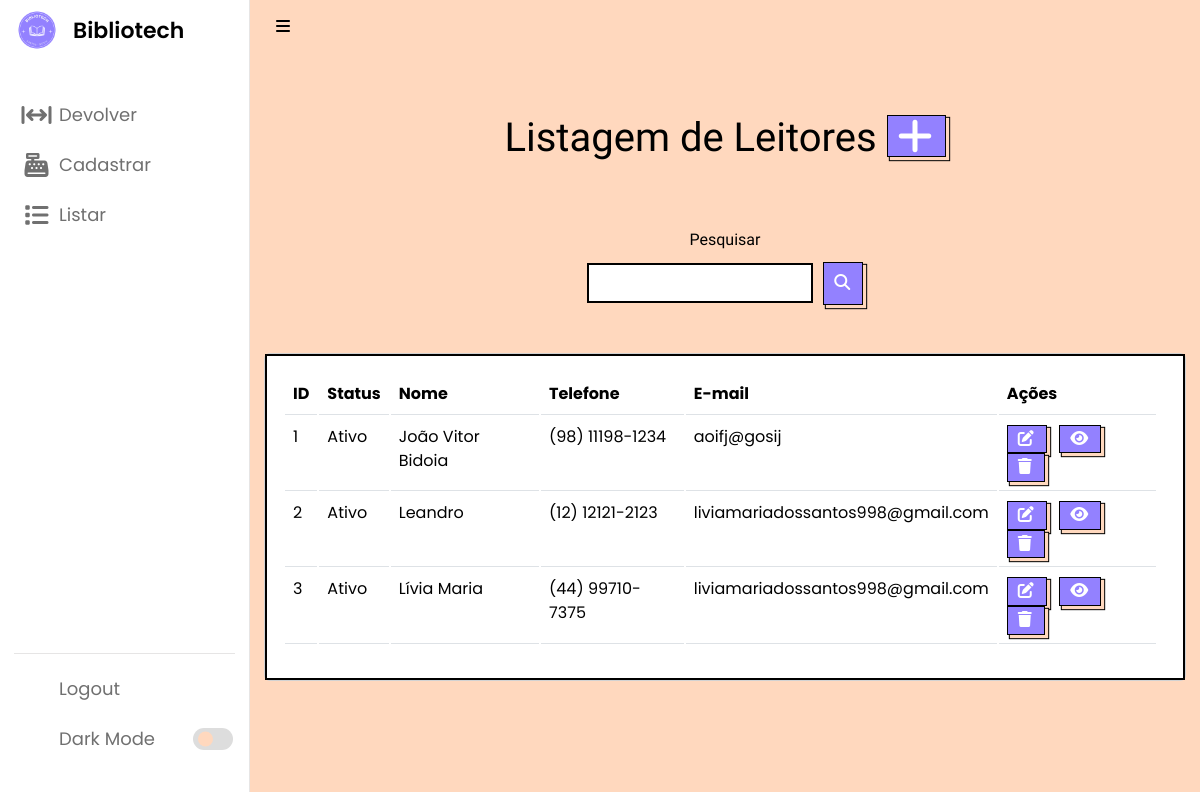
The page /listarLeitor.php (signed in) on the database as committed earlier.
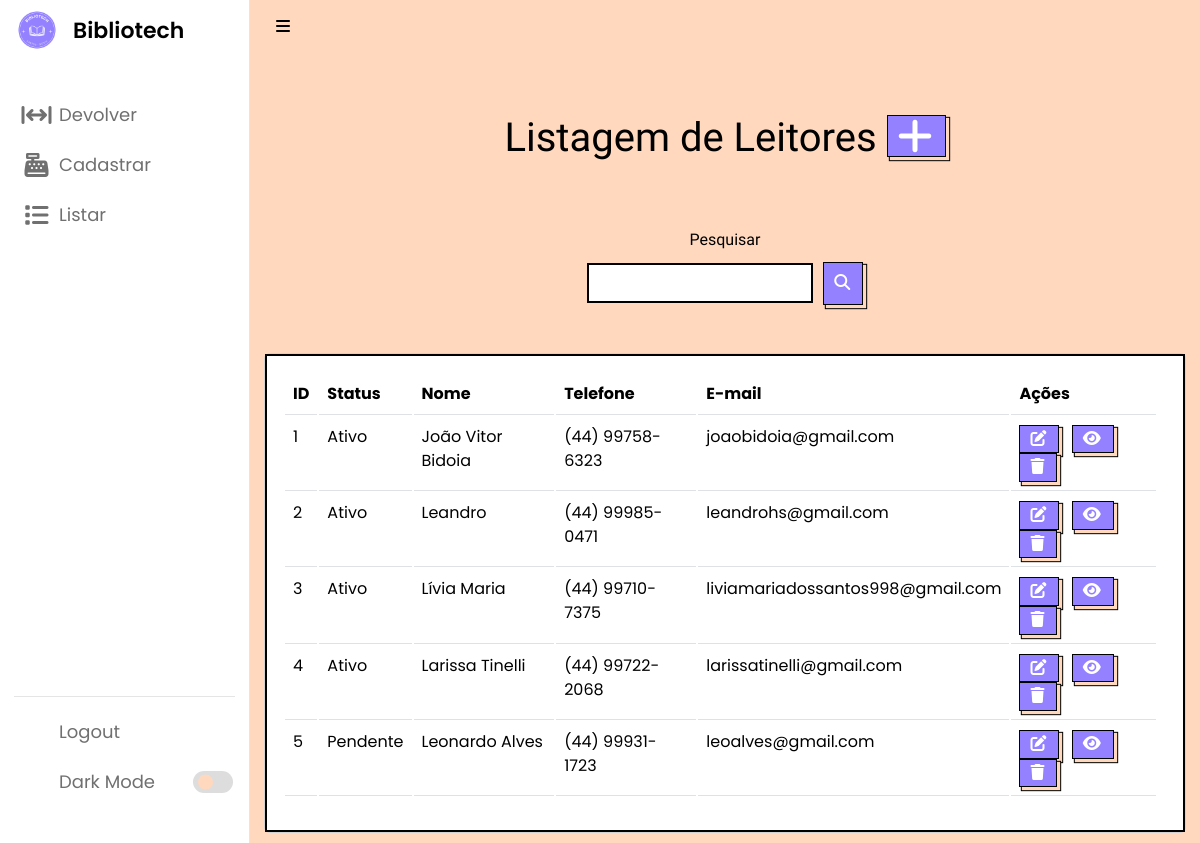
The same page on the database as committed later.
### tables this page shows
CREATE TABLE `leitor` (
  `id` int(11) NOT NULL,
  `status` varchar(45) NOT NULL,
  `nome` varchar(100) NOT NULL,
  `telefone` varchar(15) NOT NULL,
  `endereco` varchar(100) NOT NULL,
  `dn` date NOT NULL,
  `cpf` varchar(14) NOT NULL,
  `email` varchar(100) NOT NULL,
  `senha` varchar(255) NOT NULL,
  `nomeResp` varchar(100) DEFAULT NULL,
  `cpfResp` varchar(14) DEFAULT NULL,
  `telResp` varchar(45) DEFAULT NULL
);

### listarLeitor.php (the view, shortened to what this page needs)
<?php
require_once("conexao.php");
$V_WHERE = "";
$sql = "select * from leitor
where 1 = 1" . $V_WHERE;
$resultado = mysqli_query($conexao, $sql);
?>
<!DOCTYPE html>
<html lang="pt-br">
<head>
    <link rel="stylesheet" href="css/style.css">
    <link rel="stylesheet" href="css/cadastrar.css">
    <link rel="stylesheet" href="css/bootstrap.css">
    <link rel="stylesheet" href="https://unicons.iconscout.com/release/v4.0.0/css/line.css">
</head>
<body>
    <nav>
        <a href="main.php" style="text-decoration: none">
            <div class="logo-name">
                <div class="logo-image">
                    <img src="logo.ico" alt="">
                </div>
                <span class="logo_name">Bibliotech</span>
            </div>
        </a>
        <div class="menu-items">
            <ul class="nav-links">
                <?php require_once('sidebar.php') ?>
            </ul>
            <ul class="logout-mode">
                <li><a href="#">
                        <i class="uil uil-signout"></i>
                        <span class="link-name">Logout</span>
                    </a></li>
                <li class="mode">
                    <a href="sair.php">
                        <i class="uil uil-moon"></i>
                        <span class="link-name">Dark Mode</span>
                    </a>
                    <div class="mode-toggle">
                        <span class="switch"></span>
                    </div>
                </li>
            </ul>
        </div>
    </nav>
    <section class="dashboard">
        <div class="navbar bg-body-tertiary">
            <div class="container-fluid">
                <i class="fa-solid fa-bars sidebar-toggle botaoNav"></i>
            </div>
        </div>
        <br><br><br>
        <h1 class="titulo text">Listagem de Leitores <a href="cadastrarLeitor.php" class="botao">
                <i class="fa-solid fa-plus"></i>
            </a></h1>
        <br><br>
        <form method="post">
            <div class="text-center">
                <label name="nome" for="exampleFormControlInput1" class="titulo text">Pesquisar</label>
                <center>
                    <div class="input-button-container">
                        <input name="nome" type="text" class="formcampo">
                        <button name="pesquisar" stype="button" class="botaopesquisar"><i
                                class="fa-solid fa-magnifying-glass"></i></button>
                    </div>
                </center>
            </div>
            <br><br>
        </form>
        <div class="card cardlistar">
            <div class="card-body cardlistar2">
                <table class="table" style="width: 99%">
                    <thead>
                        <tr>
                            <td scope="col"><b>ID</b></td>
                            <td scope="col"><b>Status</b></td>
                            <td scope="col"><b>Nome</b></td>
                            <td scope="col"><b>Telefone</b></td>
                            <td scope="col"><b>E-mail</b></td>
                            <td scope="col"><b>Ações</b></td>
                        </tr>
                    </thead>
                    <tbody>
                        <?php while ($linha = mysqli_fetch_array($resultado)) { ?>
                            <tr>
                                <td>
                                    <?= $linha['id'] ?>
                                </td>
                                <td>
                                    <?= $linha['status'] ?>
                                </td>
                                <td>
                                    <?= $linha['nome'] ?>
                                </td>
                                <td>
                                    <?= $linha['telefone'] ?>
                                </td>
                                <td>
                                    <?= $linha['email'] ?>
                                </td>
                                <td>
                                    <a style="margin-right: 8px;" href="alterarLeitor.php? id=<?= $linha['id'] ?>"
                                        class="botao">
                                        <i class="fa-solid fa-pen-to-square"></i></a>
                                    <a data-bs-toggle="modal" data-bs-target="#exampleModal_<?= $linha['id'] ?>"
                                        href="listarLeitor.php?id=<?= $linha['id'] ?>" style="margin-right: 8px;"
                                        name="info" class="botao">
                                        <i class="fa-solid fa-eye"></i>
                                    </a>
                                    <a href="listarLeitor.php?id=<?= $linha['id'] ?>" class="botao" data-bs-toggle="modal"
                                        data-bs-target="#exampleModal1_<?= $linha['id'] ?>">
                                        <i class="fa-sharp fa-solid fa-trash"></i> </a>
                                </td>
                            </tr>
                        <?php } ?>
                    </tbody>
                </table>
            </div>
        </div>
    </section>
</body>
</html>

### sidebar.php (shortened to what this page needs)
<li><a data-bs-toggle="modal" data-bs-target="#modalProcurarEmprestimo">
        <i class="fa-solid fa-arrows-left-right-to-line"></i><span class="link-name">Devolver</span>
    </a>
</li>
<li><a class="cadastrar-btn">
        <i class="fa-solid fa-cash-register"></i><span class="link-name">Cadastrar</span></a>
</li>
<li><a class="listar-btn">
        <i class="fa-solid fa-list"></i><span class="link-name">Listar</span></a>
</li>

### css/style.css (style rules this page uses)
* { margin: 0; padding: 0; box-sizing: border-box; font-family: 'Poppins', sans-serif; }
:root { --primary-color: #9381ff; --panel-color: #ffd8be; --text-color: #000; --black-light-color: #707070; --border-color: #e6e5e5; --toggle-color: #DDD; --box1-color: #4DA3FF; --box2-color: #FFE6AC; --box3-color: #E7D1FC; --index-i: #9381ff; --title-icon-color: #fff; --nav-color: white; --botaoNav: black; --tran-05: all 0.5s ease; --tran-03: all 0.3s ease; --tran-03: all 0.2s ease; }
body { min-height: 100vh; background-color: var(--primary-color); }
nav { position: fixed; top: 0; left: 0; height: 100%; width: 250px; padding: 10px 14px; background-color: var(--nav-color); border-right: 1px solid var(--border-color); transition: var(--tran-05); }
.botaoNav { color: var(--botaoNav); cursor: pointer; }
nav .logo-name { display: flex; align-items: center; }
nav .logo-image { display: flex; justify-content: center; min-width: 45px; }
nav .logo-image img { width: 40px; object-fit: cover; border-radius: 50%; }
nav .logo-name .logo_name { font-size: 22px; font-weight: 600; color: var(--text-color); margin-left: 14px; transition: var(--tran-05); }
nav .menu-items { margin-top: 40px; height: calc(100% - 90px); display: flex; flex-direction: column; justify-content: space-between; }
.menu-items li { list-style: none; }
.menu-items li a { display: flex; align-items: center; height: 50px; text-decoration: none; position: relative; }
.menu-items li a i { font-size: 24px; min-width: 45px; height: 100%; display: flex; align-items: center; justify-content: center; color: var(--black-light-color); }
.menu-items li a .link-name { font-size: 18px; font-weight: 400; color: var(--black-light-color); transition: var(--tran-05); }
.menu-items .logout-mode { padding-top: 10px; border-top: 1px solid var(--border-color); }
.menu-items .mode { display: flex; align-items: center; white-space: nowrap; }
.menu-items .mode-toggle { position: absolute; right: 14px; height: 50px; min-width: 45px; display: flex; align-items: center; justify-content: center; cursor: pointer; }
.mode-toggle .switch { position: relative; display: inline-block; height: 22px; width: 40px; border-radius: 25px; background-color: var(--toggle-color); }
.switch:before { content: ""; position: absolute; left: 5px; top: 50%; transform: translateY(-50%); height: 15px; width: 15px; background-color: var(--panel-color); border-radius: 50%; transition: var(--tran-03); }
.dashboard { position: relative; left: 250px; background-color: var(--panel-color); min-height: 100vh; width: calc(100% - 250px); padding: 10px 14px; transition: var(--tran-05); }
table tbody td { height: 2.8rem; color: #000000; }
table tbody tr:last-child td { border: 2; }
.text { color: var(--text-color); }
nav ul { list-style: none; }
nav ul li { line-height: 60px; }
.formcampo { border: 2px solid black; display: block; width: 30%; padding: 0.375rem 0.75rem; font-size: 1rem; font-weight: 400; line-height: 1.5; flex: 1; }
.input-button-container { display: flex; align-items: center; width: 30%; }

### css/cadastrar.css (style rules this page uses)
.titulo { padding-bottom: 10px; text-align: center; font-family: Fjalla One; }
.botao { background-color: #9381ff; border: 1px solid black; box-shadow: 3px 3px 1px #ffd8be, 3px 3px 1px 1px black; color: #fff; cursor: pointer; display: inline-block; letter-spacing: 2px; line-height: 20pt; margin: 0 auto; outline: none; padding: 0 10px; text-transform: uppercase; transition: .2 all ease-in-out; }
.botaopesquisar { background-color: #9381ff; border: 1px solid black; box-shadow: 3px 3px 1px #ffd8be, 3px 3px 1px 1px black; color: #fff; cursor: pointer; display: inline-block; letter-spacing: 2px; line-height: 20pt; margin: 0 auto; outline: none; padding: 7px 10px; text-transform: uppercase; transition: .2 all ease-in-out; margin-left: 10px; }

Rows that differ between the two databases and show on the page:
changed leitor "João Vitor Bidoia": telefone "(98) 11198-1234" → "(44) 99758-6323"; email "aoifj@gosij" → "joaobidoia@gmail.com"
changed leitor "Leandro": telefone "(12) 12121-2123" → "(44) 99985-0471"; email "liviamariadossantos998@gmail.com" → "leandrohs@gmail.com"
added leitor: id "4", status "Ativo", nome "Larissa Tinelli", telefone "(44) 99722-2068", email "larissatinelli@gmail.com"
added leitor: id "5", status "Pendente", nome "Leonardo Alves", telefone "(44) 99931-1723", email "leoalves@gmail.com"
